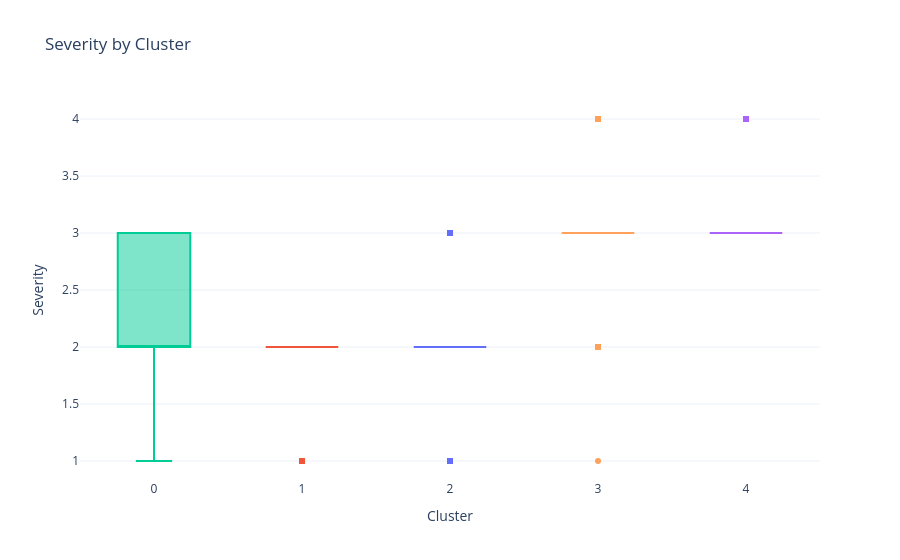

The cell this chart's notebook holds for it:
### Code cell
fig = px.box(
    df,
    x="Cluster",
    y="Severity",
    color="Cluster",
    title="Severity by Cluster"
)

fig.update_layout(
    template="plotly_white",
    showlegend=False
)

fig.show()

### Figure 1 — Plotly figure (JSON) as saved in the notebook; plotly's stock layout.template omitted (floating-point values rounded to 4 significant figures; data arrays with more than 128 entries replaced by an {"elided": "..."} marker saying what was removed)
{"data": [{"alignmentgroup": "True", "hovertemplate": "Cluster=%{x}<br>Severity=%{y}<extra></extra>", "legendgroup": "2", "marker": {"color": "#636efa"}, "name": "2", "notched": false, "offsetgroup": "2", "orientation": "v", "showlegend": true, "type": "box", "x": {"elided": "27511 int values"}, "x0": " ", "xaxis": "x", "y": {"elided": "27511 int values"}, "y0": " ", "yaxis": "y"}, {"alignmentgroup": "True", "hovertemplate": "Cluster=%{x}<br>Severity=%{y}<extra></extra>", "legendgroup": "1", "marker": {"color": "#EF553B"}, "name": "1", "notched": false, "offsetgroup": "1", "orientation": "v", "showlegend": true, "type": "box", "x": {"elided": "18289 int values"}, "x0": " ", "xaxis": "x", "y": {"elided": "18289 int values"}, "y0": " ", "yaxis": "y"}, {"alignmentgroup": "True", "hovertemplate": "Cluster=%{x}<br>Severity=%{y}<extra></extra>", "legendgroup": "0", "marker": {"color": "#00cc96"}, "name": "0", "notched": false, "offsetgroup": "0", "orientation": "v", "showlegend": true, "type": "box", "x": {"elided": "31955 int values"}, "x0": " ", "xaxis": "x", "y": {"elided": "31955 int values"}, "y0": " ", "yaxis": "y"}, {"alignmentgroup": "True", "hovertemplate": "Cluster=%{x}<br>Severity=%{y}<extra></extra>", "legendgroup": "4", "marker": {"color": "#ab63fa"}, "name": "4", "notched": false, "offsetgroup": "4", "orientation": "v", "showlegend": true, "type": "box", "x": {"elided": "21806 int values"}, "x0": " ", "xaxis": "x", "y": {"elided": "21806 int values"}, "y0": " ", "yaxis": "y"}, {"alignmentgroup": "True", "hovertemplate": "Cluster=%{x}<br>Severity=%{y}<extra></extra>", "legendgroup": "3", "marker": {"color": "#FFA15A"}, "name": "3", "notched": false, "offsetgroup": "3", "orientation": "v", "showlegend": true, "type": "box", "x": {"elided": "439 int values"}, "x0": " ", "xaxis": "x", "y": {"elided": "439 int values"}, "y0": " ", "yaxis": "y"}], "layout": {"boxmode": "overlay", "legend": {"title": {"text": "Cluster"}, "tracegroupgap": 0}, "showlegend": false, "title": {"text": "Severity by Cluster"}, "xaxis": {"anchor": "y", "categoryarray": [2, 1, 0, 4, 3], "categoryorder": "array", "domain": [0, 1], "title": {"text": "Cluster"}}, "yaxis": {"anchor": "x", "domain": [0, 1], "title": {"text": "Severity"}}}}
